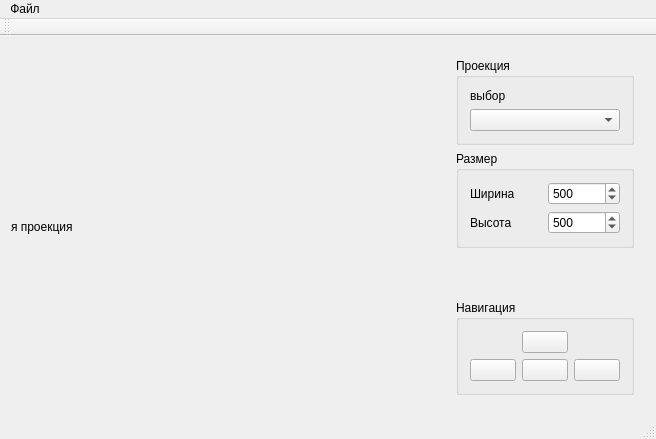
<?xml version="1.0" encoding="UTF-8"?>
<ui version="4.0">
 <class>MainWindow</class>
 <widget class="QMainWindow" name="MainWindow">
  <property name="geometry">
   <rect>
    <x>0</x>
    <y>0</y>
    <width>656</width>
    <height>439</height>
   </rect>
  </property>
  <property name="windowTitle">
   <string>FisheyeProjector</string>
  </property>
  <widget class="QWidget" name="centralWidget">
   <property name="sizePolicy">
    <sizepolicy hsizetype="Preferred" vsizetype="Preferred">
     <horstretch>0</horstretch>
     <verstretch>0</verstretch>
    </sizepolicy>
   </property>
   <layout class="QGridLayout" name="gridLayout_2">
    <item row="0" column="0">
     <layout class="QVBoxLayout" name="verticalLayout_12">
      <item>
       <widget class="QLabel" name="picture">
        <property name="text">
         <string>я проекция</string>
        </property>
       </widget>
      </item>
     </layout>
    </item>
    <item row="0" column="1">
     <widget class="QWidget" name="widget" native="true">
      <property name="maximumSize">
       <size>
        <width>200</width>
        <height>16777215</height>
       </size>
      </property>
      <layout class="QVBoxLayout" name="verticalLayout_13">
       <item>
        <layout class="QVBoxLayout" name="verticalLayout_9">
         <item>
          <widget class="QGroupBox" name="groupBoxProjector">
           <property name="title">
            <string>Проекция</string>
           </property>
           <layout class="QVBoxLayout" name="verticalLayout_3">
            <item>
             <layout class="QVBoxLayout" name="verticalLayout">
              <item>
               <widget class="QLabel" name="labelProjector">
                <property name="text">
                 <string>выбор</string>
                </property>
                <property name="buddy">
                 <cstring>projectorBox</cstring>
                </property>
               </widget>
              </item>
              <item>
               <widget class="QComboBox" name="projectorBox"/>
              </item>
             </layout>
            </item>
           </layout>
          </widget>
         </item>
         <item>
          <widget class="QGroupBox" name="groupBoxSize">
           <property name="title">
            <string>Размер</string>
           </property>
           <layout class="QVBoxLayout" name="verticalLayout_4">
            <item>
             <layout class="QVBoxLayout" name="verticalLayout_2">
              <item>
               <layout class="QHBoxLayout" name="horizontalLayout">
                <item>
                 <widget class="QLabel" name="labelWidth">
                  <property name="text">
                   <string>Ширина</string>
                  </property>
                  <property name="buddy">
                   <cstring>widthNum</cstring>
                  </property>
                 </widget>
                </item>
                <item>
                 <widget class="QSpinBox" name="widthNum">
                  <property name="minimum">
                   <number>100</number>
                  </property>
                  <property name="maximum">
                   <number>1600</number>
                  </property>
                  <property name="value">
                   <number>500</number>
                  </property>
                 </widget>
                </item>
               </layout>
              </item>
              <item>
               <layout class="QHBoxLayout" name="horizontalLayout_2">
                <item>
                 <widget class="QLabel" name="labelHeight">
                  <property name="text">
                   <string>Высота</string>
                  </property>
                  <property name="buddy">
                   <cstring>heightNum</cstring>
                  </property>
                 </widget>
                </item>
                <item>
                 <widget class="QSpinBox" name="heightNum">
                  <property name="minimum">
                   <number>100</number>
                  </property>
                  <property name="maximum">
                   <number>1200</number>
                  </property>
                  <property name="value">
                   <number>500</number>
                  </property>
                 </widget>
                </item>
               </layout>
              </item>
             </layout>
            </item>
           </layout>
          </widget>
         </item>
         <item>
          <spacer name="verticalSpacer">
           <property name="orientation">
            <enum>Qt::Vertical</enum>
           </property>
           <property name="sizeHint" stdset="0">
            <size>
             <width>20</width>
             <height>40</height>
            </size>
           </property>
          </spacer>
         </item>
         <item>
          <widget class="QGroupBox" name="groupBoxAxis">
           <property name="title">
            <string>Навигация</string>
           </property>
           <layout class="QVBoxLayout" name="verticalLayout_5">
            <item>
             <layout class="QGridLayout" name="gridLayout">
              <item row="0" column="1">
               <widget class="QPushButton" name="upButton">
                <property name="text">
                 <string/>
                </property>
               </widget>
              </item>
              <item row="1" column="0">
               <widget class="QPushButton" name="leftButton">
                <property name="text">
                 <string/>
                </property>
               </widget>
              </item>
              <item row="1" column="1">
               <widget class="QPushButton" name="downButton">
                <property name="text">
                 <string/>
                </property>
               </widget>
              </item>
              <item row="1" column="2">
               <widget class="QPushButton" name="rightButton">
                <property name="text">
                 <string/>
                </property>
               </widget>
              </item>
             </layout>
            </item>
           </layout>
          </widget>
         </item>
        </layout>
       </item>
      </layout>
     </widget>
    </item>
   </layout>
  </widget>
  <widget class="QMenuBar" name="menuBar">
   <property name="geometry">
    <rect>
     <x>0</x>
     <y>0</y>
     <width>656</width>
     <height>26</height>
    </rect>
   </property>
   <widget class="QMenu" name="menu">
    <property name="title">
     <string>Файл</string>
    </property>
    <addaction name="actionSave"/>
    <addaction name="actionOpen"/>
    <addaction name="separator"/>
    <addaction name="actionExit"/>
   </widget>
   <addaction name="menu"/>
  </widget>
  <widget class="QToolBar" name="mainToolBar">
   <attribute name="toolBarArea">
    <enum>TopToolBarArea</enum>
   </attribute>
   <attribute name="toolBarBreak">
    <bool>false</bool>
   </attribute>
  </widget>
  <widget class="QStatusBar" name="statusBar"/>
  <action name="actionSave">
   <property name="text">
    <string>Сохранить</string>
   </property>
  </action>
  <action name="actionOpen">
   <property name="text">
    <string>Открыть</string>
   </property>
  </action>
  <action name="actionExit">
   <property name="text">
    <string>Выход</string>
   </property>
  </action>
 </widget>
 <layoutdefault spacing="6" margin="11"/>
 <resources/>
 <connections/>
</ui>
